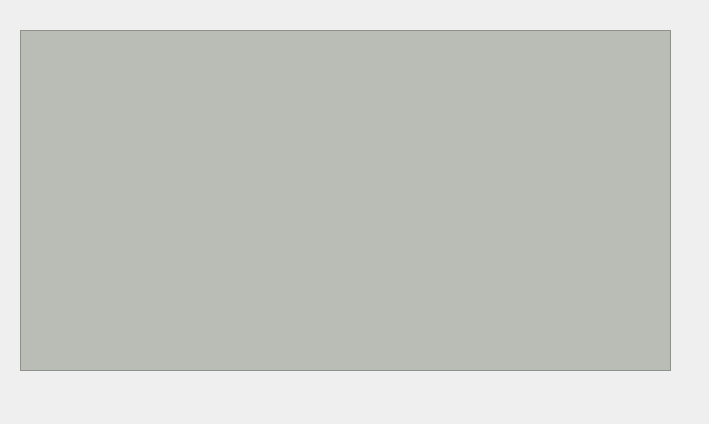
<?xml version="1.0" encoding="UTF-8"?>
<ui version="4.0">
 <class>Consola</class>
 <widget class="QDialog" name="Consola">
  <property name="geometry">
   <rect>
    <x>0</x>
    <y>0</y>
    <width>709</width>
    <height>424</height>
   </rect>
  </property>
  <property name="windowTitle">
   <string>Dialog</string>
  </property>
  <widget class="QTextEdit" name="textEdit">
   <property name="geometry">
    <rect>
     <x>20</x>
     <y>30</y>
     <width>651</width>
     <height>341</height>
    </rect>
   </property>
   <property name="styleSheet">
    <string notr="true">background-color: rgb(186, 189, 182);</string>
   </property>
   <property name="readOnly">
    <bool>true</bool>
   </property>
  </widget>
 </widget>
 <resources/>
 <connections/>
</ui>
